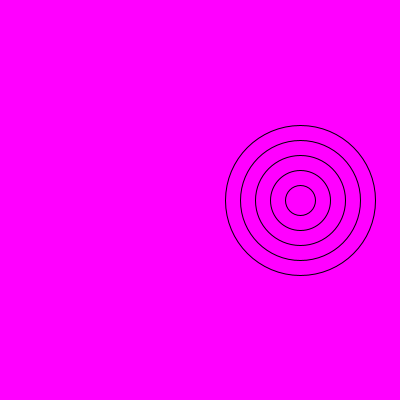
Frame 1 (no input)
Frame 60 (the mouse pressed at the canvas centre just before this capture): identical to frame 1, image omitted
Frame 120 (the mouse held since frame 60 and released just before this capture): identical to frame 1, image omitted

The Processing sketch that drew this single still picture (run headless with seeded random() and noise(); from frame 60 on, the mouse is pressed at the canvas centre):

// Processing sketch: sketch_9_6
// ── sketch_9_6.pde
void setup(){
size(400, 400);
  }
void draw(){
background(255, 0, 255);
noFill();

  for(int i =1; i<=5; i++){
ellipse(300, 200, i * 30, i * 30);
}
}
